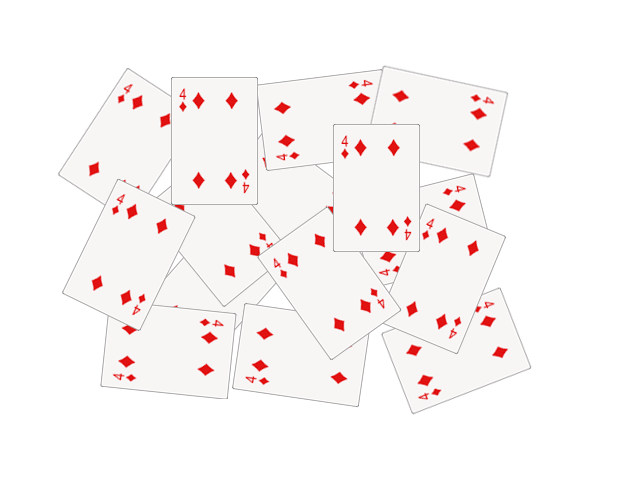
#> input picture HW_8/point_1/images/cards.png, 640 x 480 px
$ python object_analysis.py   (older library calls are emulated)
#> lines starting #> are read from the running program, lines starting #| are printed output that depends on the picture; after the words box and inside, x2 and y2 are one past the last pixel; in counts of white or black regions, pixels touching at a corner belong together
#> further down, img is the input picture: shape (480, 640, 3); mean B, G, R 245.8, 245.8, 250.7
"""
Шаблонный метод (Template method)
"""
import cv2
import numpy as np
import random as rng
import pandas as pd

def calculate_hu_moments(func):
    def wrapper(*args, **kwargs):
        canny_output = func(*args, **kwargs)
#> in canny_edge, `return cv2.Canny(img, 100, 200)`:
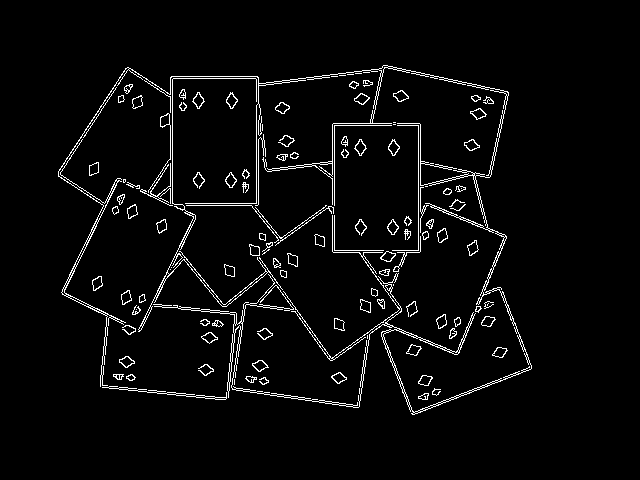
#> returned value: shape (480, 640); 3.7% white in thin lines or dots, all inside (x1, y1, x2, y2) = (58, 65, 532, 415)
        contours, _ = cv2.findContours(canny_output, cv2.RETR_TREE,
                                          cv2.CHAIN_APPROX_SIMPLE)
#> contours = 590 contours, 441 with area under 20; largest, box (x1, y1, x2, y2) and area: (58, 65, 532, 415) 2899, (138, 78, 283, 332) 282, (102, 386, 227, 400) 117, (252, 360, 269, 372) 104, (388, 139, 400, 156) 104
        mu = [None]*len(contours)
#> mu = 590 items
        for idx in range(len(contours)):
            mu[idx] = cv2.moments(contours[idx])

        mc = [None]*len(contours)
#> mc = 590 items
        for idx in range(len(contours)):
            mc[idx] = (mu[idx]['m10'] / (mu[idx]['m00'] + 1e-5),
                       mu[idx]['m01'] / (mu[idx]['m00'] + 1e-5))
#> after the loop, mc = 590 pairs, first value 0 to 528, second value 0 to 413

        drawing = np.zeros((canny_output.shape[0], canny_output.shape[1], 3),
                           dtype=np.uint8)

        for idx in range(len(contours)):
            color = (rng.randint(0,256), rng.randint(0,256), rng.randint(0,256))
            cv2.drawContours(drawing, contours, idx, color, 2)
            cv2.circle(drawing, (int(mc[idx][0]), int(mc[idx][1])), 4, color,
                       -1)
#> this loop made 590 passes
#> color on passes 1 to 3: (213, 5, 152), (188, 99, 138), (223, 82, 191)
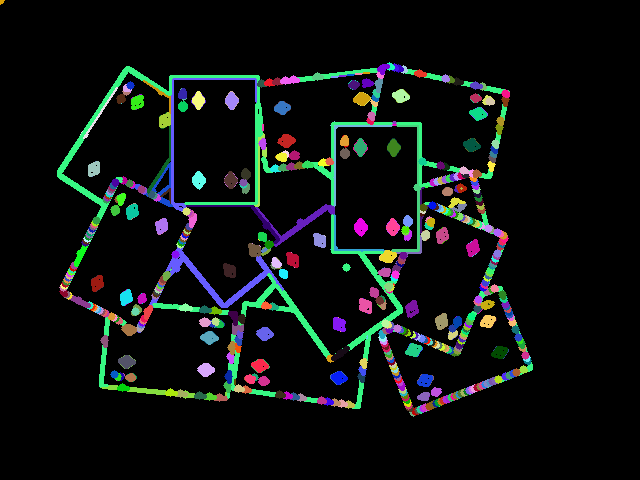
#> drawing: shape (480, 640, 3); mean of channels 0, 1, 2 16.2, 17.3, 13.2; drawn as B, G, R
        cv2.imwrite('images/drawing.png', drawing)
        f = open('output.txt','w')
        for idx in range(len(contours)):
            print(' * Contour[%d] - Area (M_00) = %.2f - Area OpenCV: %.2f - '
                  'Length: %.2f' % (idx, mu[idx]['m00'],
                  cv2.contourArea(contours[idx]), cv2.arcLength(contours[idx],
                  True)), file=f)
        f.close()
        return canny_output, mu, mc
    return wrapper

class ObjectAnalysis(object):
    def gauss_filter(self, img):
        return cv2.GaussianBlur(img, (5, 5), 0)

    @calculate_hu_moments
    def canny_edge(self, img):
        return cv2.Canny(img, 100, 200)

    # [89 lines left out: functions segmentation, template_method, noise_filtering, object_parameters, not called in this run]


class BinaryImage(ObjectAnalysis):
    def __init__(self):
        pass

    def noise_filtering(self, image):
        median = cv2.medianBlur(image, 5)
        return median

class MonochromeImage(BinaryImage):
    def __init__(self):
        pass

    def noise_filtering(self, image):
        return None

class ColorImage(MonochromeImage):
    def __init__(self):
        pass

rng.seed(12345)
color_conv = ColorImage()
img = cv2.imread("images/cards.png")
contours, mu, mc = color_conv.canny_edge(img)
#> mu = 590 items
f = open("mu.txt", 'w')
for elem in mu:
    print(elem, file=f)
f.close()
f = open("mc.txt", 'w')
for elem in mc:
    print(elem, file=f)
#> this loop made 590 passes
#> elem on passes 1 to 3: (423.7, 396.2), (423.6, 396.2), (435.2, 391.2)
f.close()
cv2.imwrite("images/cards_res.png", contours)
